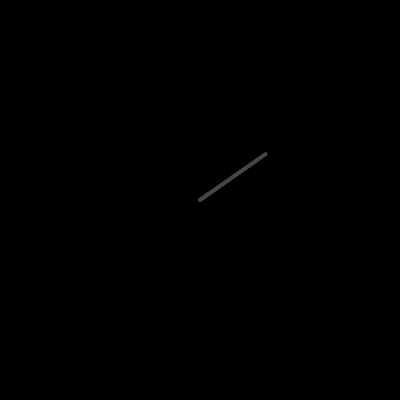
Frame 1 (no input)
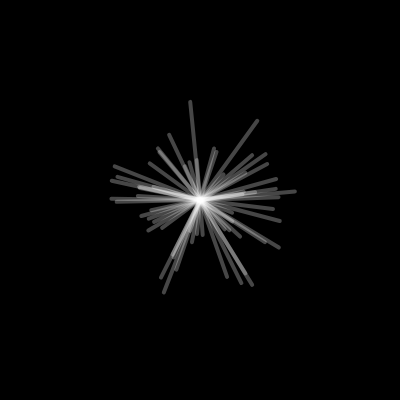
Frame 60 (no input)
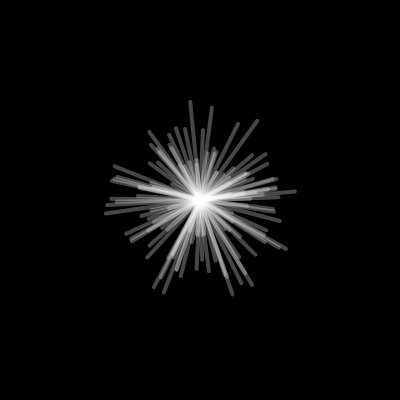
Frame 120 (the mouse pressed at the canvas centre since frame 60)

The p5.js sketch that drew these frames (run headless with seeded random() and noise() and a simulated clock; from frame 60 on, the mouse is pressed at the canvas centre):

// p5.js sketch
// ── sketch.js
function setup() {
  createCanvas(400, 400);
  background(0);
}

function draw() {
  translate(width / 2, height / 2);
  
  v = p5.Vector.random2D();
  v.mult(random(30, 100));
  
  strokeWeight(4);
  stroke(255, 70);
  line(0, 0, v.x, v.y);
}
